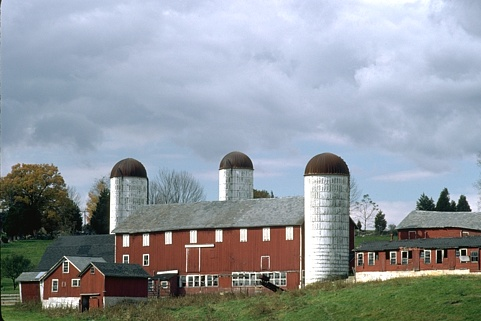
//> input picture caffe/examples/HFL_detector/images/97017.jpg, 481 x 321 px
$ ./SE_detector ../caffe/examples/HFL_detector/images/97017.jpg ../caffe/examples/HFL_detector/images/97017.jpg out.png   (built with g++ and OpenCV 4)
//> lines starting //> are read from the running program, lines starting //| are printed output that depends on the picture
### se_detector/wrappers.hpp
/*******************************************************************************
* Piotr's Computer Vision Matlab Toolbox      Version 3.00
* Copyright 2014 Piotr Dollar.  [pdollar-at-gmail.com]
* Licensed under the Simplified BSD License [see external/bsd.txt]
*******************************************************************************/
#ifndef _WRAPPERS_HPP_
#define _WRAPPERS_HPP_
#ifdef MATLAB_MEX_FILE

// wrapper functions if compiling from Matlab
#include "mex.h"
inline void wrError(const char *errormsg) { mexErrMsgTxt(errormsg); }
inline void* wrCalloc( size_t num, size_t size ) { return mxCalloc(num,size); }
inline void* wrMalloc( size_t size ) { return mxMalloc(size); }
inline void wrFree( void * ptr ) { mxFree(ptr); }

#else

// wrapper functions if compiling from C/C++
inline void wrError(const char *errormsg) { throw errormsg; }
inline void* wrCalloc( size_t num, size_t size ) { return calloc(num,size); }
inline void* wrMalloc( size_t size ) { return malloc(size); }
inline void wrFree( void * ptr ) { free(ptr); }

#endif

// platform independent aligned memory allocation (see also alFree)
// [13 lines left out: functions alMalloc, alFree, not called in this run]

#endif

### se_detector/SE_detector.cpp
#include "opencv2/ximgproc.hpp"
#include "opencv2/highgui.hpp"
#include "opencv2/core/utility.hpp"
#include "opencv2/imgproc/imgproc.hpp"
#include "opencv2/core/core.hpp"

#include <iostream>
#include <fstream>

#include <stdio.h>      /* printf */
#include <math.h>

#include "wrappers.hpp"
#include <string.h>
#include "sse.hpp"

using namespace std;
using namespace cv;
using namespace cv::ximgproc;

// convolve one column of I by a [1 p 1] filter (uses SSE)
// [70 lines left out: functions convTri1Y, convTri1, interp, not called in this run]

int main( int argc, const char** argv )
    {

        std::string modelFilename = argv[1];
        std::string inFilename = argv[2];
        std::string outFilename = argv[3];

	//Mat image = imread(inFilename.c_str(), 1);
        cv::Mat image = cv::imread(inFilename.c_str(), 1);
//> image is the input picture: 321 rows x 481 cols, CV_8UC3; mean B, G, R 158.9, 152.4, 144.9
        if ( image.empty() )
        {
            printf("Cannot read image file: %s\n", inFilename.c_str());
            return -1;
        }

	int rows = image.rows;
//> rows = 321
	int cols = image.cols;
//> cols = 481

	cv::Mat image_sm, image_lrg;


	cv::resize(image, image_sm, Size(cols/2.0,rows/2.0));
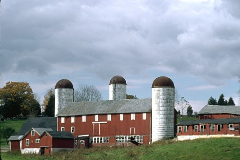
//> image_sm: 160 rows x 240 cols, CV_8UC3; mean B, G, R 158.7, 152.2, 144.7
	cv::resize(image, image_lrg, Size(cols*2.0,rows*2.0));

	/*cvtColor( image, image, CV_BGR2GRAY );
	cvtColor( image_sm, image_sm, CV_BGR2GRAY );
	cvtColor( image_lrg, image_lrg, CV_BGR2GRAY );*/


	//Gradient

	Mat blur_image;
	GaussianBlur( image,  blur_image, Size(3,3), 0, 0, BORDER_DEFAULT );


	Mat src_gray;
	cvtColor( blur_image, src_gray, CV_BGR2GRAY );
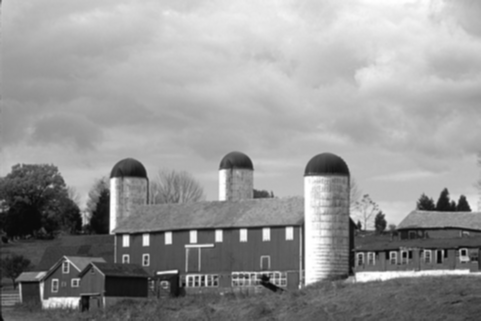
//> src_gray: 321 rows x 481 cols, CV_8UC1; min 7, max 255, mean 150.9

	 int scale = 1;
	 int delta = 0;
	 int ddepth = CV_32F;

	 //    /// Generate grad_x and grad_y
	 Mat grad_x, grad_y;

	 // Gradient X
	 Scharr( src_gray, grad_x, ddepth, 1, 0, scale, delta, BORDER_DEFAULT );
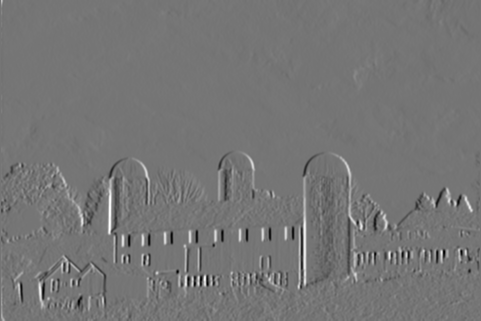
//> grad_x: 321 rows x 481 cols, CV_32FC1; min -2319, max 2705, mean 2.2; drawn with min black and max white
	 //Sobel( src_gray, grad_x, ddepth, 1, 0, 10, scale, delta, BORDER_DEFAULT );
	 //convertScaleAbs( grad_x, abs_grad_x );

	 //Gradient Y
	 Scharr( src_gray, grad_y, ddepth, 0, 1, scale, delta, BORDER_DEFAULT );
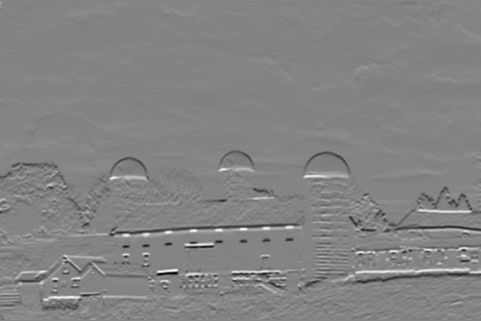
//> grad_y: 321 rows x 481 cols, CV_32FC1; min -2578, max 2381, mean -13.3; drawn with min black and max white
	 //Sobel( src_gray, grad_y, ddepth, 0, 1, 10, scale, delta, BORDER_DEFAULT );
	 //convertScaleAbs( grad_y, abs_grad_y );


        image.convertTo(image, cv::DataType<float>::type, 1/255.0);
//> image: 321 rows x 481 cols, CV_32FC3
    	image_sm.convertTo(image_sm, cv::DataType<float>::type, 1/255.0);
//> image_sm: 160 rows x 240 cols, CV_32FC3
	image_lrg.convertTo(image_lrg, cv::DataType<float>::type, 1/255.0);
//> image_lrg: 642 rows x 962 cols, CV_32FC3


// [113 lines of commented-out code are left out]

        cv::Mat edges(image.size(), image.type());

//> (the run ends here: the program stops with an error, at `cv::Ptr<StructuredEdgeDetection> pDollar =`)
